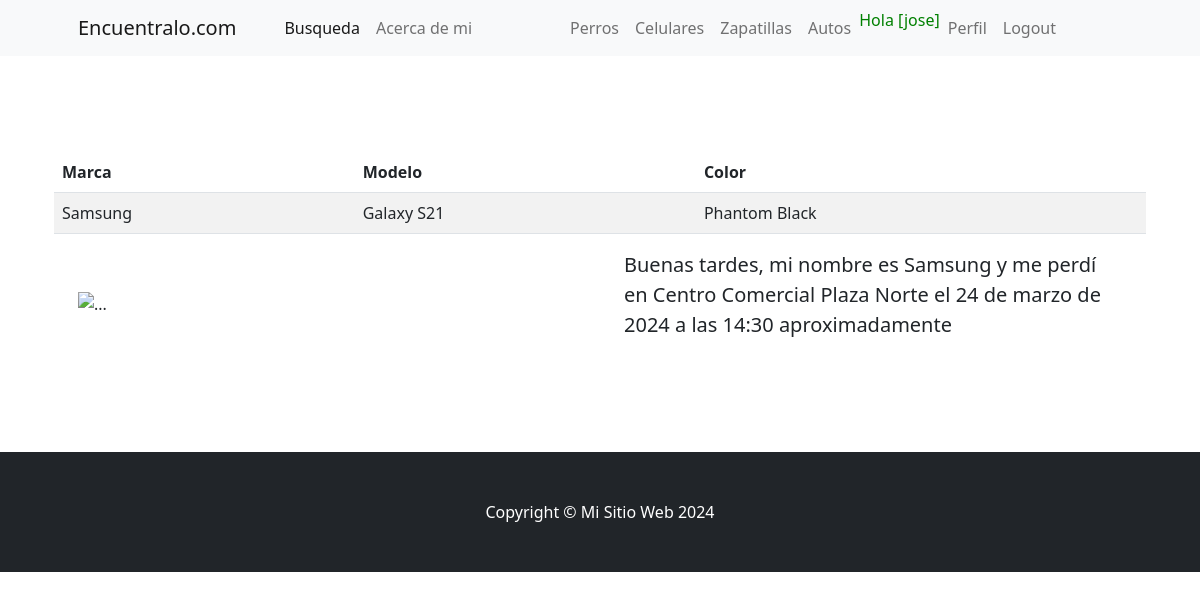
/detalles_celular/2/ (signed in), run on the app's committed database.
### aplicacion/models.py (models this page shows)
class Celular(models.Model):
    marca = models.CharField(max_length=100)
    modelo = models.CharField(max_length=100)
    color = models.CharField(max_length=100)
    fecha_de_perdida = models.DateTimeField(help_text="Ingrese la fecha en el formato dd/mm/aaaa hh:mm")
    lugar_de_perdida = models.CharField(max_length=100)

### aplicacion/views.py (the view)
# urls.py: path('detalles_celular/<int:id>/', detallesCelular, name='detalle_celular'),
@login_required
def detallesCelular(request, id):
    celular = get_object_or_404(Celular, pk=id)
    contexto={'celular':celular}
    return render(request, 'aplicacion/detalle_celular.html', contexto)

### aplicacion/templates/aplicacion/detalle_celular.html (shortened to what this page needs)
{% extends 'aplicacion/index.html' %}
{% block product_section %}
<section class="py-5">
    <div class="container px-4 px-lg-5 my-5">
        <div class="row gx-4 gx-lg-5 align-items-center">
            <table class="table table-striped">
                <thead>
                    <tr>
                        <th>Marca</th>
                        <th>Modelo</th>
                        <th>Color</th>
                    </tr>
                </thead>
                <tbody>
                    <tr>
                        <td>{{ celular.marca }}</td>
                        <td>{{ celular.modelo }}</td>
                        <td>{{ celular.color }}</td>
                    </tr>
                </tbody>
            </table>
            <div class="col-md-6"><img class="card-img-top mb-5 mb-md-0" src="media/{{perro.imagen}}" alt="..." /></div>
            <div class="col-md-6">
                <p class="lead">Buenas tardes, mi nombre es {{celular.marca}} y me perdí en {{celular.lugar_de_perdida}} el {{celular.fecha_de_perdida}} aproximadamente</p>
            </div>
        </div>
    </div>
</section>
{% endblock product_section %}

### aplicacion/templates/aplicacion/index.html (shortened to what this page needs)
<!DOCTYPE html>
<html lang="en">
    <head>
        {% load static %}
        <link href="https://cdn.jsdelivr.net/npm/bootstrap-icons@1.5.0/font/bootstrap-icons.css" rel="stylesheet" />
        <link href="{% static 'css/styles.css' %}" rel="stylesheet" />
    </head>
    <body>
        <nav class="navbar navbar-expand-lg navbar-light bg-light">
            <div class="container px-4 px-lg-5">
                <a class="navbar-brand" href="{% url 'home' %}">Encuentralo.com</a>
                <div class="collapse navbar-collapse" id="navbarSupportedContent">
                    <ul class="navbar-nav me-auto mb-2 mb-lg-0 ms-lg-4">
                        <li class="nav-item"><a class="nav-link active" aria-current="page" href="{% url 'buscar_perros' %}">Busqueda</a></li>
                        <li class="nav-item"><a class="nav-link" href="{% url 'acerca_de_mi' %}">Acerca de mi</a></li>
                    </ul>
                    {% if user.is_authenticated %}
                    <ul class="navbar-nav me-auto mb-2 mb-lg-0 ms-lg-4">
                        <li class="nav-item"><a class="nav-link" href="{% url 'perros' %}">Perros</a></li>
                        <li class="nav-item"><a class="nav-link" href="{% url 'celulares' %}">Celulares</a></li>
                        <li class="nav-item"><a class="nav-link" href="{% url 'zapatillas' %}">Zapatillas</a></li>
                        <li class="nav-item"><a class="nav-link" href="{% url 'autos' %}">Autos</a></li>
                        <li class="nav-item"><p style="color:green">Hola [{{user.username}}]</p></li>
                        <li class="nav-item"><a class="nav-link" href="{% url 'perfil' %}">Perfil</a></li>
                        <li class="nav-item"><a class="nav-link" href="{% url 'logout' %}">Logout</a></li>
                    </ul>
                    {% else %}
                    <ul class="navbar-nav me-auto mb-2 mb-lg-0 ms-lg-4">
                        <li class="nav-item"><a class="nav-link" href="{% url 'login' %}">Login</a></li>
                        <li class="nav-item"><a class="nav-link" href="{% url 'registrar' %}">Registrar</a></li>
                    </ul>
                    {% endif %}
                </div>
            </div>
        </nav>
        {% block product_section %}{% endblock product_section %}
        <footer class="py-5 bg-dark">
            <div class="container"><p class="m-0 text-center text-white">Copyright &copy; Mi Sitio Web 2024</p></div>
        </footer>
    </body>
</html>

### data on the page
Celular: marca "Samsung", modelo "Galaxy S21", color "Phantom Black", lugar_de_perdida "Centro Comercial Plaza Norte", fecha_de_perdida "24 de marzo de 2024 a las 14:30"

### other printed values
{{ user.username }} "jose"
